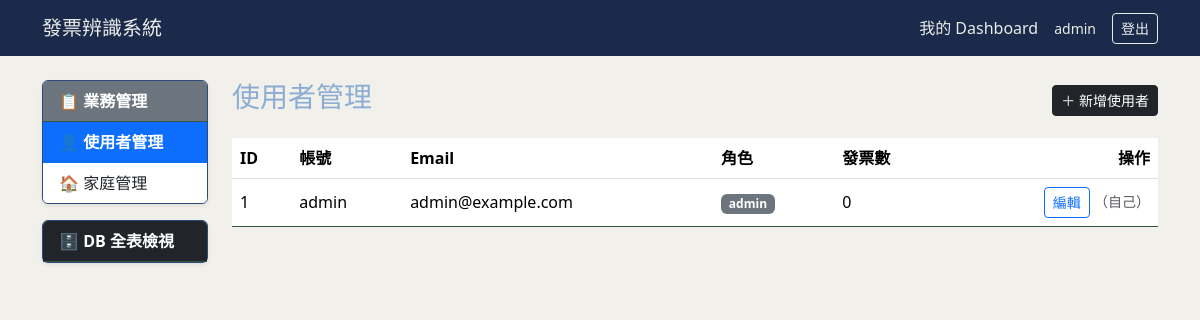
Screenshot of /dashboard/admin/users (signed in) with the database file from the repository.
### database/models/user.py (models this page shows)
class User(UserMixin, db.Model):
    __tablename__ = 'users'
    id: Mapped[int] = mapped_column(Integer, primary_key=True)
    username: Mapped[str] = mapped_column(String(100), unique=True, nullable=False)
    email: Mapped[str] = mapped_column(String(120), unique=True, nullable=False)
    password_hash: Mapped[str] = mapped_column(String(200), nullable=True)
    google_id: Mapped[str] = mapped_column(String(100), unique=True, nullable=True)
    avatar: Mapped[str] = mapped_column(String(255), nullable=True)
    google_credentials: Mapped[str] = mapped_column(String(2000), nullable=True)
    target_sheet_id: Mapped[str] = mapped_column(String(100), nullable=True)
    invoices: Mapped[list["InvoiceRecord"]] = relationship("InvoiceRecord", backref="owner", lazy=True)
    roles: Mapped[list["Role"]] = relationship("Role", secondary=user_roles, back_populates="users")

### routes/dashboard.py (the view)
@dashboard_bp.route("/admin/users")
@admin_required
def admin_users():
    users = User.query.order_by(User.id.asc()).all()
    table_names = inspect(db.engine).get_table_names()
    return render_template("dashboard/admin/users.html", users=users, table_names=table_names)

### core/login.py (called while the page is built)
@login_manager.user_loader
def load_user(user_id: str):
    return User.query.get(int(user_id))

### templates/dashboard/admin/users.html (shortened to what this page needs)
{% extends "base.html" %}
{% block content %}
<div class="row">
  {% include "dashboard/admin/_sidebar.html" %}
  <div class="col-md-9 col-lg-10">
    <div class="d-flex justify-content-between align-items-center mb-3">
        <h3>使用者管理</h3>
        <a href="{{ url_for('dashboard.admin_create_user') }}" class="btn btn-dark btn-sm">＋ 新增使用者</a>
    </div>
    <table class="table table-hover align-middle">
        <thead>
            <tr>
                <th>ID</th>
                <th>帳號</th>
                <th>Email</th>
                <th>角色</th>
                <th>發票數</th>
                <th class="text-end">操作</th>
            </tr>
        </thead>
        <tbody>
            {% for user in users %}
            <tr>
                <td>{{ user.id }}</td>
                <td>{{ user.username }}</td>
                <td>{{ user.email }}</td>
                <td>
                    <span class="badge {{ 'bg-dark' if user.is_admin else 'bg-secondary' }}">
                        {{ user.roles | map(attribute='name') | join(', ') if user.roles else '未指定角色' }}
                    </span>
                </td>
                <td>{{ user.invoices|length }}</td>
                <td class="text-end">
                    <a href="{{ url_for('dashboard.admin_edit_user', user_id=user.id) }}" class="btn btn-outline-primary btn-sm">編輯</a>
                    {% if user.id != current_user.id %}
                    <form method="POST" action="{{ url_for('dashboard.admin_delete_user', user_id=user.id) }}"
                          onsubmit="return confirm('確定要刪除使用者「{{ user.username }}」嗎？此動作無法復原。');" class="d-inline">
                        <input type="hidden" name="csrf_token" value="{{ csrf_token() }}">
                        <button type="submit" class="btn btn-outline-danger btn-sm">刪除</button>
                    </form>
                    {% else %}
                    <span class="text-muted small">（自己）</span>
                    {% endif %}
                </td>
            </tr>
            {% endfor %}
        </tbody>
    </table>
  </div>
</div>
{% endblock %}

### templates/base.html (shortened to what this page needs)
<!DOCTYPE html>
<html lang="zh-TW">
<head>
    <link href="https://cdn.jsdelivr.net/npm/bootstrap@5.3.2/dist/css/bootstrap.min.css" rel="stylesheet">
    <link rel="stylesheet" href="{{ url_for('static', filename='css/style.css') }}">
</head>
<body>
    <nav class="navbar">
        <div class="container">
            <a class="navbar-brand" href="{{ url_for('upload_view') }}">發票辨識系統</a>
            <div class="d-flex align-items-center gap-3">
                {% if current_user.is_authenticated %}
                    <a class="text-decoration-none" href="{{ url_for('dashboard.index') }}">
                        {% if current_user.is_admin %}管理後台{% else %}我的 Dashboard{% endif %}
                    </a>
                    <span class="small">{{ current_user.username }}</span>
                    <a class="btn btn-outline-light btn-sm" href="{{ url_for('auth.logout') }}">登出</a>
                {% else %}
                    <a class="btn btn-outline-light btn-sm" href="{{ url_for('auth.login') }}">登入</a>
                {% endif %}
            </div>
        </div>
    </nav>
    <main class="container py-4">
        {% block content %}{% endblock %}
    </main>
</body>
</html>

### static/css/style.css (style rules this page uses)
body { background-color: #F2F0EB; color: #8CADD3; }
.navbar { background-color: #1B2A4A; }
.navbar .navbar-brand, .navbar a, .navbar span { color: #E8ECE9; }
.navbar .btn-outline-light { color: #E8ECE9; border-color: #E8ECE9; }
.table { color: #e5e7eb; }
.table thead { background-color: #0f2a1a; }
.table tbody tr { border-bottom-color: #335541; }

### rows the page displays
User: username "admin", id "1", email "admin@example.com", roles|map "admin", invoices|length "0", shows "（自己）"
